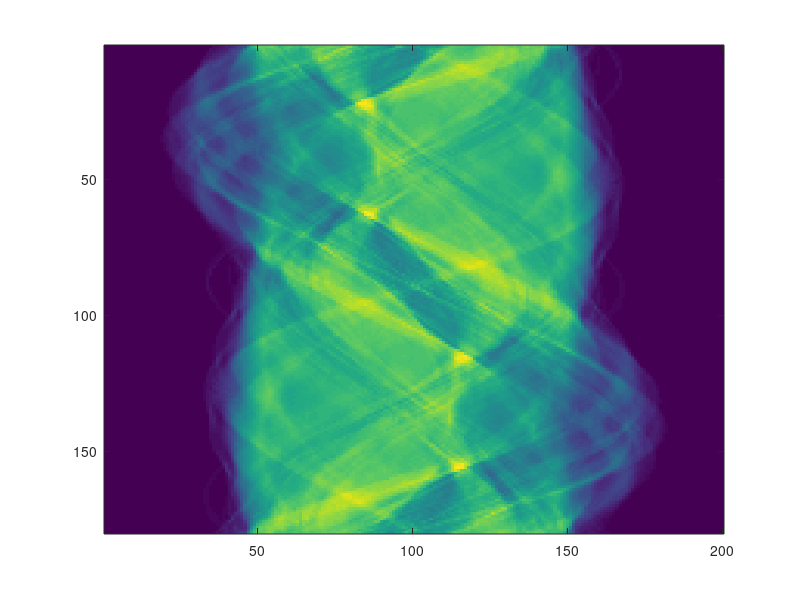

Source code (MATLAB): (Note: this script raises an error after producing the figure.)
%% Computed Tomography Reconstruction
% The Algebraic Reconstruction Technique (ART)

clc
clear
close all

%% Load Data

% import sinogram data not as image, but as .mat file(matrix)
sinogram_data_struct = load("sinograms/head_sinogram.mat");
sinogram = sinogram_data_struct.sino;

% Visulize CT Data
fig = figure('units','normalized','outerposition',[0 0 .3 .55]);
imagesc(sinogram)
colormap gray(256)
axis square
% grid on
set(gca,'xticklabel',[], 'yticklabel', [])
ax = gca;
file_name = "figures/sinogram.png";
exportgraphics(fig, file_name); % save figure
close(fig)

%% Full Reconstruction

% Initialize variables
% Extract number of views and dexels from the sinogram
[n_views, n_dexels] = size(sinogram);

% Generate angles for views
angles = linspace(0,360,n_views+1);
angles = angles(1:end-1);

% initialize empty images
image = zeros(200,200);
n_pixel = size(image,1);
old_image = image;

% set geometry parameters
FCD_mm = 400;
DCD_mm = 200;
detector_size_mm = 440;
image_size_mm = 200;
n_dexel=200;
dexel_size_mm = detector_size_mm / n_dexel;
pixel_size_mm = image_size_mm / n_pixel;

% Set number of iterations (best between 3-20)
n_iter = 1;

% Run the reconstruction loop
for i = 1:n_iter
    
    % Generate random permutation of the angle_vector
    random_angles = angles(randperm(length(angles)));
    
    % iterate over this random permutation vector.
    for view = 1:length(random_angles)/45
        
        % Display Current View under calculation
        fprintf("Iteration: %g\nView: %g\n", i, view);
    
        % Obtain current random angle
        random_angle_deg = random_angles(view);

        % Forward Projection: view_xy
        [s,h] = view_xy(old_image,FCD_mm,DCD_mm,random_angle_deg,n_dexel,dexel_size_mm,pixel_size_mm);
        
        % Find index of current view
        angle_index = find(angles == random_angle_deg);

        % Extract row m of sinogram data for current view
        m = sinogram(angle_index,:);

        % Define d as difference between s and m
        d = s - m;

        % Backprojection: image = image - backproject_view()
        correction_image = backproject_view_xy(image,FCD_mm,DCD_mm,random_angle_deg,n_dexel,dexel_size_mm,pixel_size_mm,d,h);
        image = image - correction_image;
        
        % Set current reconstruction as the old reconstruction
        old_image = image;

        % Visualize Current state of Reconstruction
        fig = figure('units','normalized','outerposition',[0 0 .3 .55]);
        imagesc(old_image)
        colormap gray(256)
        axis square
        % grid on
        set(gca,'xticklabel',[], 'yticklabel', [])
        ax = gca;
        txt = {"Iteration " + i,"View " + view};
        t = annotation('textbox', [0.17 0.13 0.17 0.1], 'String', txt);
        t.BackgroundColor = [0.8 0.8 0.8];
        file_name = "figures/iteration_" + i + "/views_" + view + ".png";
        exportgraphics(fig, file_name); % save figure
        close(fig)
    end 
end
